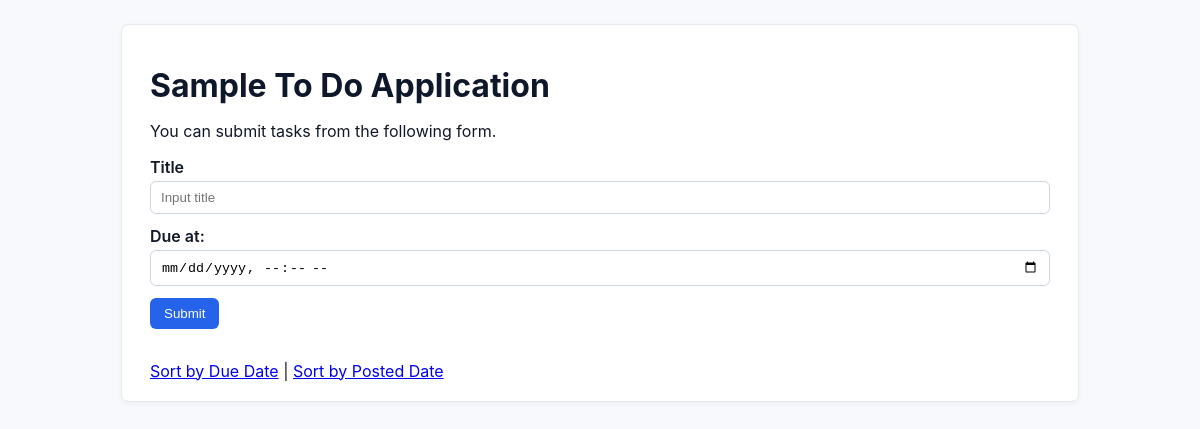
Before: / with the older database file.
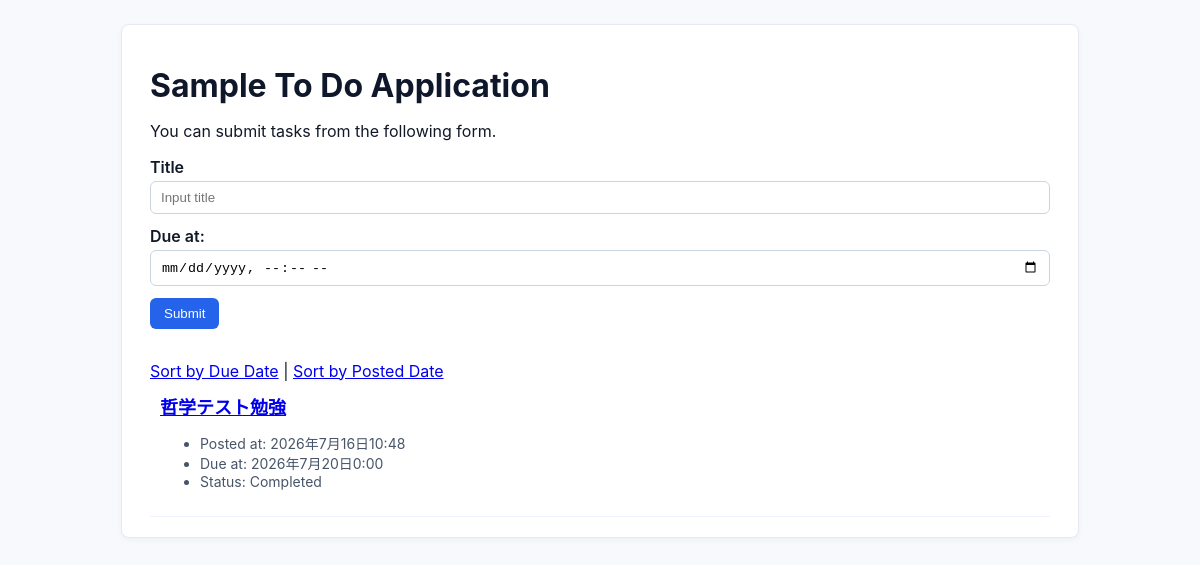
After: the same page with the newer database file.
### todo/models.py (models this page shows, shortened)
class Task(models.Model):
    title = models.CharField(max_length=100)
    completed = models.BooleanField(default=False)
    posted_at = models.DateTimeField(default=timezone.now)
    due_at = models.DateTimeField(null=True, blank=True)

### todo/views.py (the view)
# urls.py: path('', todo_views.index, name='index'),
def index(request):
    if request.method == 'POST':
        task = Task(title=request.POST['title'], due_at=make_aware(parse_datetime(request.POST['due_at'])))
        task.save()
    if request.GET.get('order') == 'due':
        tasks = Task.objects.order_by('due_at')
    else:
        tasks = Task.objects.order_by('-posted_at')
    context = {
        'tasks': tasks
    }
    return render(request, 'todo/index.html', context)

### todo/templates/todo/index.html (shortened to what this page needs)
{% extends 'todo/base.html' %}
{% block content %}
<p>You can submit tasks from the following form.</p>
<form action="{% url 'index' %}" method="post">
  <div>
    <label for="titleInput">Title</label><br>
    <input id="titleInput" name="title" type="text" placeholder="Input title">
  </div>
  <div>
    <label for="dueInput">Due at:</label><br>
    <input id="dueInput" name="due_at" type="datetime-local">
  </div>
  <div>
    <button type="submit">Submit</button>
  </div>
</form>
<br>
<div>
  <a href="{% url 'index' %}?order=due">Sort by Due Date</a> |
  <a href="{% url 'index' %}?order=post">Sort by Posted Date</a>
</div>
{% for task in tasks %}
<div class="task">
  <h2><a href="{% url 'detail' task.id %}">{{ task.title }} </a></h2>
  <ul class="meta">
    <li>Posted at: {{ task.posted_at }}</li>
    {% if task.due_at %}
    <li>Due at: {{ task.due_at }}</li>
    {% endif %}
    {% if task.completed %}
    <li>Status: Completed</li>
    {% else %}
    <li>Status: Not Completed</li>
    {% endif %}
  </ul>
</div>
{% endfor %}
{% endblock %}

### todo/templates/todo/base.html (shortened to what this page needs)
{% load static %}
<!DOCTYPE html>
<html lang="ja">
  <head>
    <link rel="stylesheet" href="{% static 'todo/style.css' %}">
  </head>
  <body>
    <div class="container">
      <h1>{% block header %}Sample To Do Application{% endblock %}</h1>
      <div>
        {% block content %}{% endblock %}
      </div>
    </div>
  </body>
</html>

### todo/static/todo/style.css (style rules this page uses)
html, body { height: 100%; margin: 0; font-family: -apple-system, BlinkMacSystemFont, "Segoe UI", Roboto, "Helvetica Neue", Arial; background: #f7f9fc; color: #111827; }
body { padding: 24px; }
h1 { color: #0f172a; margin-bottom: 8px; }
.container { max-width: 900px; margin: 0 auto; background: #ffffff; border: 1px solid #e6e9ef; border-radius: 8px; padding: 20px 28px; box-shadow: 0 2px 6px rgba(16,24,40,0.04); }
form div { margin-bottom: 12px; }
label { font-weight: 600; display: inline-block; margin-bottom: 4px; }
input[type="text"], input[type="datetime-local"] { width: 100%; padding: 8px 10px; border: 1px solid #cbd5e1; border-radius: 6px; box-sizing: border-box; }
button { background: #2563eb; color: white; border: none; padding: 8px 14px; border-radius: 6px; cursor: pointer; }
.task { padding: 12px 10px; border-bottom: 1px solid #eef2ff; }
.task h2 { margin: 0 0 6px 0; font-size: 18px; }
.meta { color: #475569; font-size: 14px; }

Changed rows visible on the page:
added Task: title "哲学テスト勉強", posted_at "2026年7月16日10:48", due_at "2026年7月20日0:00", completed "Status: Completed"
